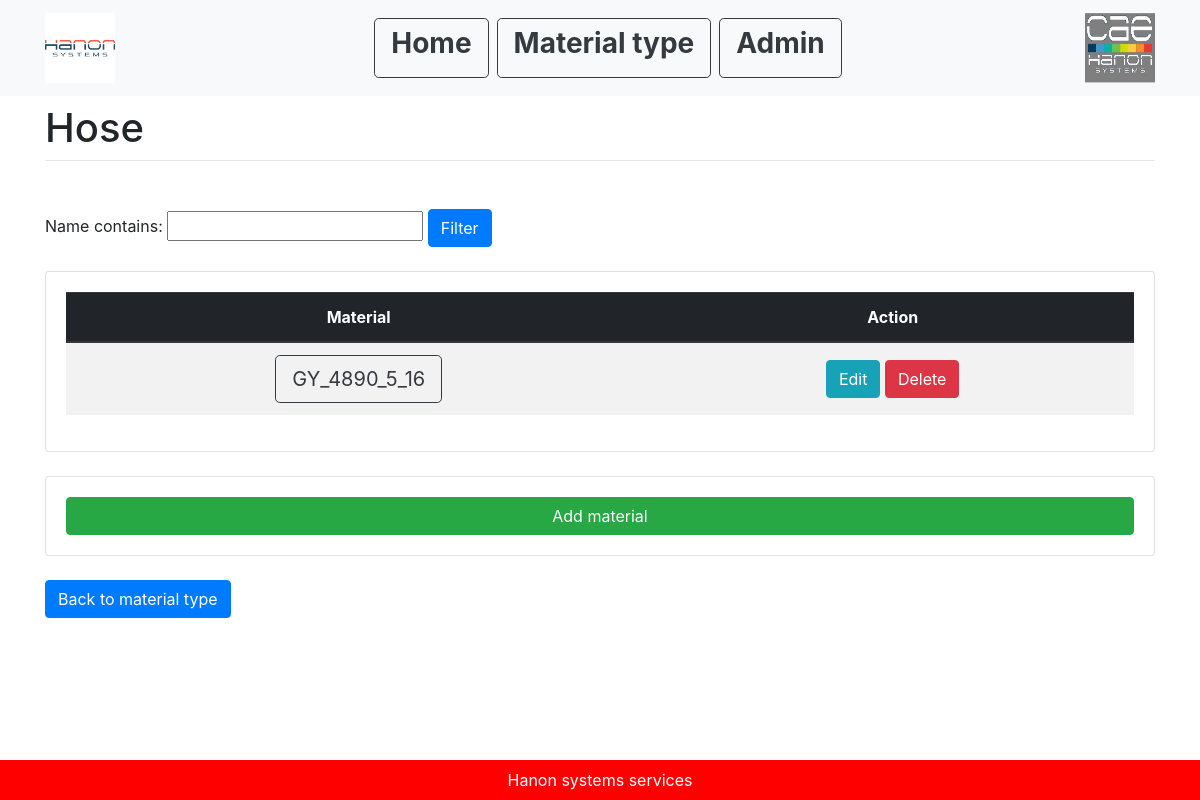
Page /material_type_list/4 on the earlier database version.
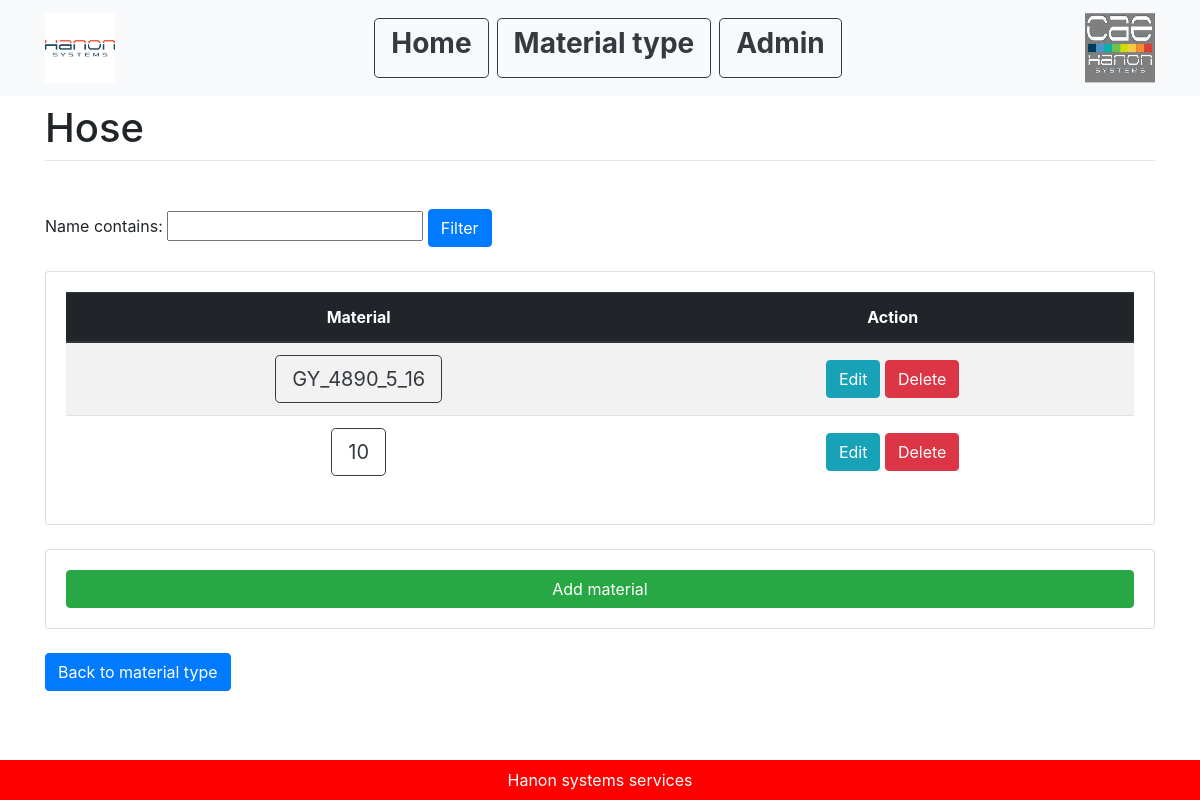
Same page on the later database version.
### main/models.py (models this page shows, shortened)
class Hose(models.Model):
    name = models.CharField(max_length=200, unique=True)
    type = models.CharField(max_length=200)
    material_type_id = models.ForeignKey(MaterialType, on_delete=models.CASCADE)

### main/views.py (the view, shortened to what this page needs)
# urls.py: path('material_type_list/<int:material_type_id>', views.material_list, name= "material_list"),
def material_list(response, material_type_id):
    material_type = MaterialType.objects.get(pk=material_type_id)
    if len(material_type.hose_set.all()) != 0:
        hose_ls = Hose.objects.filter(material_type_id=material_type_id)
        my_filter = MaterialFilter(response.GET, queryset=hose_ls)
        hose_ls = my_filter.qs
        return render(response, "main/hose_list.html", {
            "hose_ls": hose_ls,
            "material_type": material_type,
            "my_filter": my_filter,
        })

### main/templates/main/hose_list.html (shortened to what this page needs)
{% extends "main/base.html" %}
{% block content %}
<h1 class="mt-2">{{material_type.name}}</h1>
<hr class="mt-0 mb-4">
<br>
<div>
   <form method="get">
   {{my_filter.form}}
   <button class="btn btn-primary" type="submit">Filter</button>
   </form>
</div>
<br>
<div class="card card-body">
   <table class="table table-striped">
     <thead class="thead-dark">
     <tr>
         <th class="text-center align-middle" scope="col">Material </th>
         <th class="text-center align-middle" scope="col">Action</th>
     </tr>
     </thead>
     <tbody>
         {% for item in hose_ls %}
         <tr>
             <td class="text-center align-middle">
                 <a class="btn btn-outline-dark btn-lg" href="{%url 'material_info' material_type.id item.id%}" role="button">{{item.name}}</a>
             </td>
             <td class="text-center align-middle">
               <a class="btn btn-info" href="{%url 'update_hose' material_type.id item.id%}">Edit</a>
               <a class="btn btn-danger" href="{%url 'delete_hose' material_type.id item.id%}">Delete</a>
             </td>
         </tr>
         {% empty %}
         <h2>Sorry no available data</h2>
         {% endfor %}
     </tbody>
   </table>
</div>
<br>
<div class="card card-body">
    <a class="btn btn-success " href="{%url 'create_hose' material_type.id %}">Add material</a>
</div>
<br>
<a class="btn btn-primary" href="/material_type_list" role="button">Back to material type</a>
{% endblock %}

Differences in the rows shown:
added Hose: name "10"
